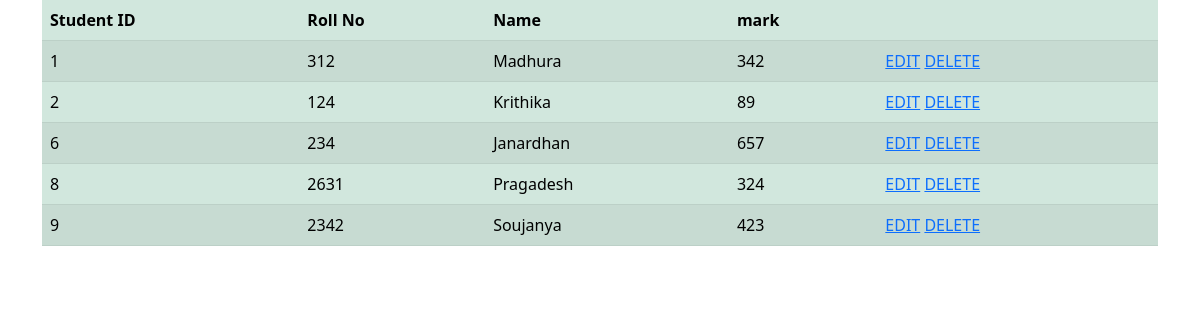
The page /display on the database its author committed.
### crudapp/models.py (models this page shows)
class Student(models.Model):
    roll_no=models.IntegerField()
    name=models.CharField(max_length=20)
    mark=models.IntegerField()

### crudapp/views.py (the view)
# urls.py: path('display',views.displayStudent),
def displayStudent(request):
    stddata=Student.objects.all()
    return render(request,"DisplayStudent.html",{'data':stddata})

### crudapp/templates/DisplayStudent.html (shortened to what this page needs)
<!DOCTYPE html>
{% load static %}
<html lang="en">
<head>
    <link href="{% static 'css/bootstrap.min.css' %}" rel="stylesheet">
</head>
<body>
<div class="container">
<table class="table table-success table-striped table-hover">
    <thead>
        <th>Student ID</th>
        <th>Roll No</th>
        <th>Name</th>
        <th>mark</th>
        <th colspan="2"></th>
    </thead>
    <tbody>
        {% for i in data %}
        <tr>
            <td>{{i.id}}</td>
            <td>{{i.roll_no}}</td>
            <td>{{i.name}}</td>
            <td>{{i.mark}}</td>
            <td>
                <a href="{% url 'editstd' i.id %}">EDIT</a>
                <a href="{% url 'destroy' i.id %}">DELETE</a>
            </td>
        </tr>
        {% endfor %}
    </tbody>
</table>
</div>
</body>
</html>

### rows shown on the page
Student: id "1", roll_no "312", name "Madhura", mark "342"
Student: id "2", roll_no "124", name "Krithika", mark "89"
Student: id "6", roll_no "234", name "Janardhan", mark "657"
Student: id "8", roll_no "2631", name "Pragadesh", mark "324"
Student: id "9", roll_no "2342", name "Soujanya", mark "423"
